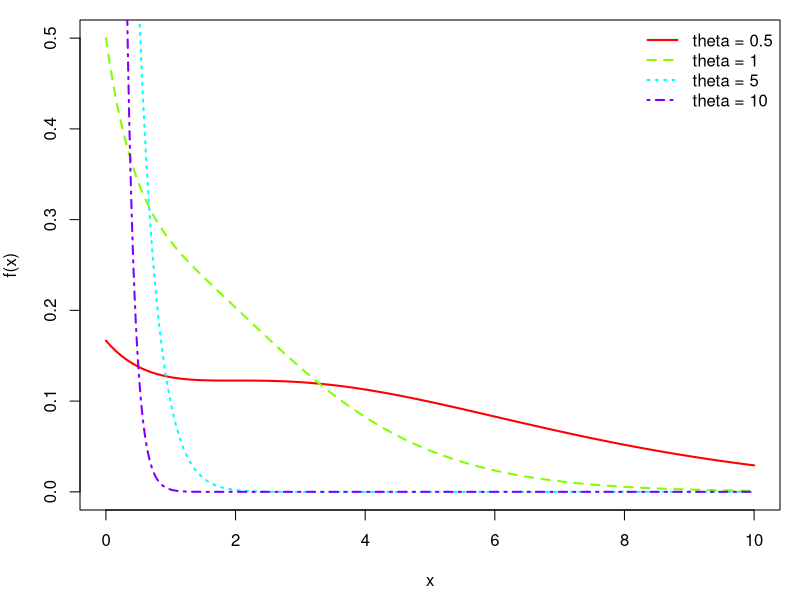

This figure's R source:
# Simulation Studies for Xgamma distribution


#_____________________________________________________________________________

# Loading Packages

library(MASS) # fitdistr function
library(tidyverse)

#_____________________________________________________________________________

### Function to generate Xgamma observations

"rxgamma" = function(n, rate)
{
  threshold = rate / (1+rate)
  UNIF = runif(n = n, min = 0, max = 1)
  EXP = rexp(n = n, rate = rate)
  GAMMA = rgamma(n = n, shape = 3, rate = rate)
  XGAMMA = ifelse(UNIF <= threshold, EXP, GAMMA) 
  return(XGAMMA)
}

#_____________________________________________________________________________

# Density function of Xgamma - x > 0, rate > 0

"dxgamma" = function(x, rate)
{
  (rate^2 / (1 + rate))*(1 + (rate/2)*(x^2))*(exp(-(rate*x)))
}

#_____________________________________________________________________________

# Plot density function of Xgamma for selected values of theta

# Define the range of x values
X = seq(0, 10, length.out = 500)

# Specify rate values
THETAS.fx = c(0.5, 1, 5, 10) 

# Density values for all rates using dxgamma function
Y = sapply(THETAS.fx, 
           function(rate) dxgamma(X, rate=rate))

# Adjust plot margins
par(mar=c(4.5, 4, 1, 1))

# Plot the density functions
matplot(X, Y, 
        type = "l", col = rainbow(length(THETAS.fx)), 
        lty = 1:4, lwd = 2,
        xlab = "x", ylab = "f(x)", ylim = c(0, 0.5), 
        main = "")

# Add a legend
legend("topright", 
       legend = paste("theta =", THETAS.fx), 
       col = rainbow(length(THETAS.fx)), 
       lty = 1:4, lwd = 2, bty = "n")


#_____________________________________________________________________________

# Log-Likelihood Function for Xgamma distribution

"loglik.xgamma" = function(rate, x)
{
  n = length(x)
  loglik = 2*n*log(rate) - n*log(1 + rate) + 
    sum(log(1 + (rate/2)*(x^2))) - rate*sum(x)
  
  return(-loglik) 
}

#_____________________________________________________________________________

# Function to compute Maximum Likelihood Estimate(MLE) theta.hat of theta

"xgamma.theta.ML" = function(x)
{
  theta.optim = optim(par=0.1, 
                      fn = loglik.xgamma,
                      x = x,
                      method = "Brent", 
                      lower = 0, upper = 5000,
                      hessian = FALSE)
  return(theta.optim$par)
}

"exp.theta.ML" = function(x)
{
  mle = fitdistr(
    x = x, 
    densfun = "exponential"
  )
  return(mle$estimate)
}

#_____________________________________________________________________________

### MSE and Bias function (Secondary function)

"Bias.MSE" = function(est, param)
{
  # est = vector of estimates
  # param = parameter to estimate
  Bias = mean(est - param)
  MSE = mean((est - param)^2)
  tab = round(c(Bias, MSE), 5)
  names(tab) = c("Bias", "MSE")
  return(tab)
}


#_____________________________________________________________________________
  
# Monte Carlo Simulation function
# Computes Bias and MSE 

"sim.xgamma.exp" = function(N, n, rate)
{
  
  #________________________________________________________________
  
  # Generate random samples from Xgamma distribution 
  samples = replicate(
    n = N,
    rxgamma(n=n, rate = rate)
  )
  
  #________________________________________________________________
  
  # Maximum Likelihood Estimates for samples
  xgamma.theta.hat = apply(
    samples,
    MARGIN = 2,
    function(X) xgamma.theta.ML(X)
  )
  
  # Bias and MSE for xgamma theta.hat
  xgamma.res = Bias.MSE(est = xgamma.theta.hat, param = rate)

  #________________________________________________________________

  
  # Maximum Likelihood Estimates for exponential samples
  exp.theta.hat = apply(
    samples,
    MARGIN = 2,
    function(X) exp.theta.ML(X)
  )
  
  # Compute Bias and MSE
  exp.res = Bias.MSE(est = exp.theta.hat, param = rate)
  
  #________________________________________________________________
  
  tab = rbind(xgamma.res, exp.res)
  row.names(tab) = c("Xgamma", "Exponential")
  
  return(tab)
}


#_____________________________________________________________________________

# Testing Simulation function

R = 10000
n = 20
rate = 0.1
# sim.xgamma.exp(N=N, n=n, rate = rate)

#_____________________________________________________________________________

# Sample sizes and parameter values objects

N = c(20, 40, 100) # Sample sizes

THETA = c(0.1, 0.5, 
      1.0, 1.5, 3, 6) # Parameter values

# Generate combinations of sample sizes and parameters

size_param_combos = expand.grid(n = N, rate = THETA)

size_param_combos

#_____________________________________________________________________________

# Presenting simulation results

# sim.res 
